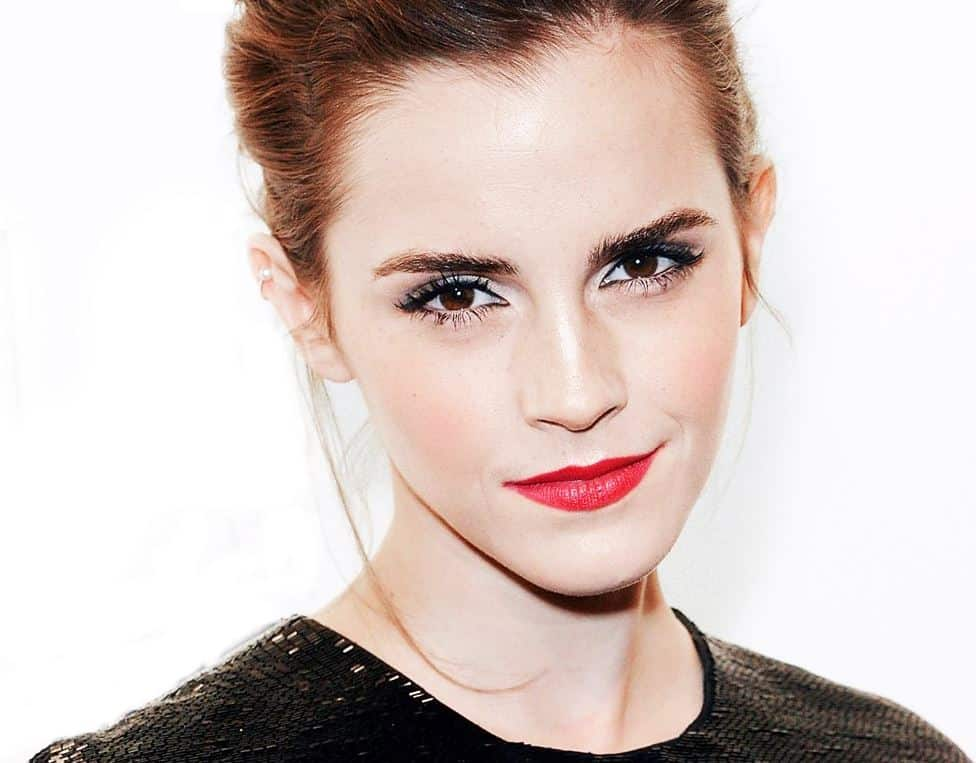
#> input picture examples/opencv-qing-song-ru-men/ch04/lesson2.jpg, 976 x 763 px
$ python 4.10.py
#> lines starting #> are read from the running program, lines starting #| are printed output that depends on the picture; after the words box and inside, x2 and y2 are one past the last pixel; in counts of white or black regions, pixels touching at a corner belong together
# -*- coding: utf-8 -*-
import cv2 as cv

bgr_img = cv.imread('lesson2.jpg')
#> bgr_img is the input picture: shape (763, 976, 3); mean B, G, R 195.5, 199.8, 214.1
hsv_img = cv.cvtColor(bgr_img, cv.COLOR_BGR2HSV)
#> hsv_img: shape (763, 976, 3); mean H, S, V 47.3, 36.2, 215.1

mask = cv.inRange(hsv_img, (5, 25, 0), (170, 166, 255))
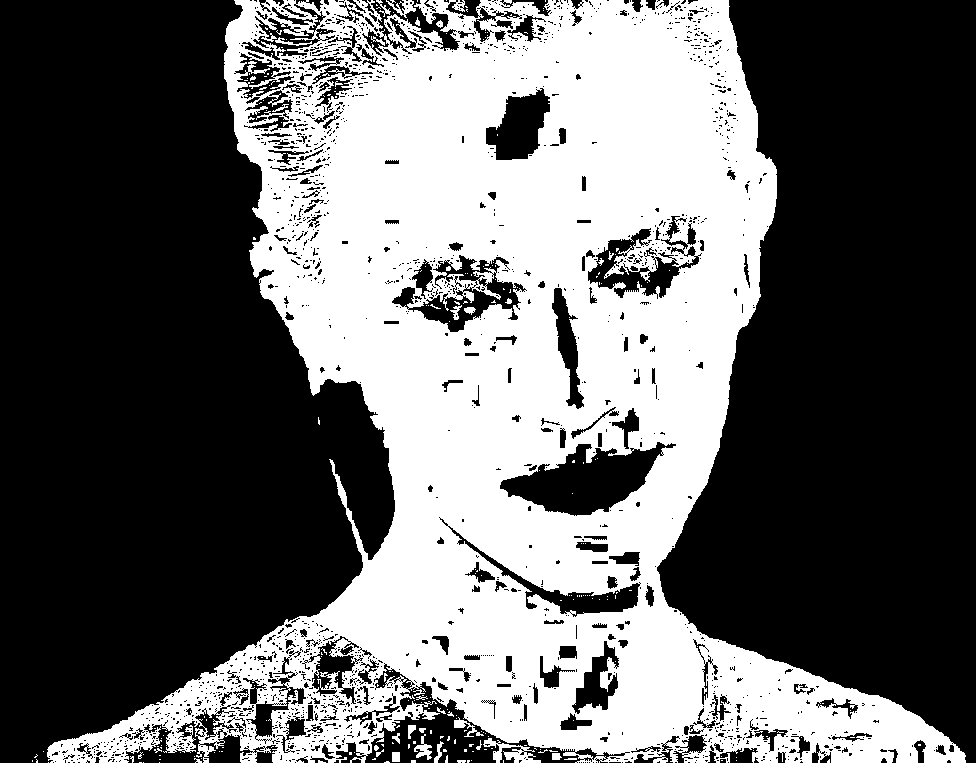
#> mask: shape (763, 976); 40.8% white; 273 white regions (240 under 20 px), largest, box (x1, y1, x2, y2) and area: (47, 0, 966, 763) 300568, (483, 738, 541, 763) 571, (386, 0, 416, 18) 212
roi_img = cv.bitwise_and(bgr_img, bgr_img, mask=mask)
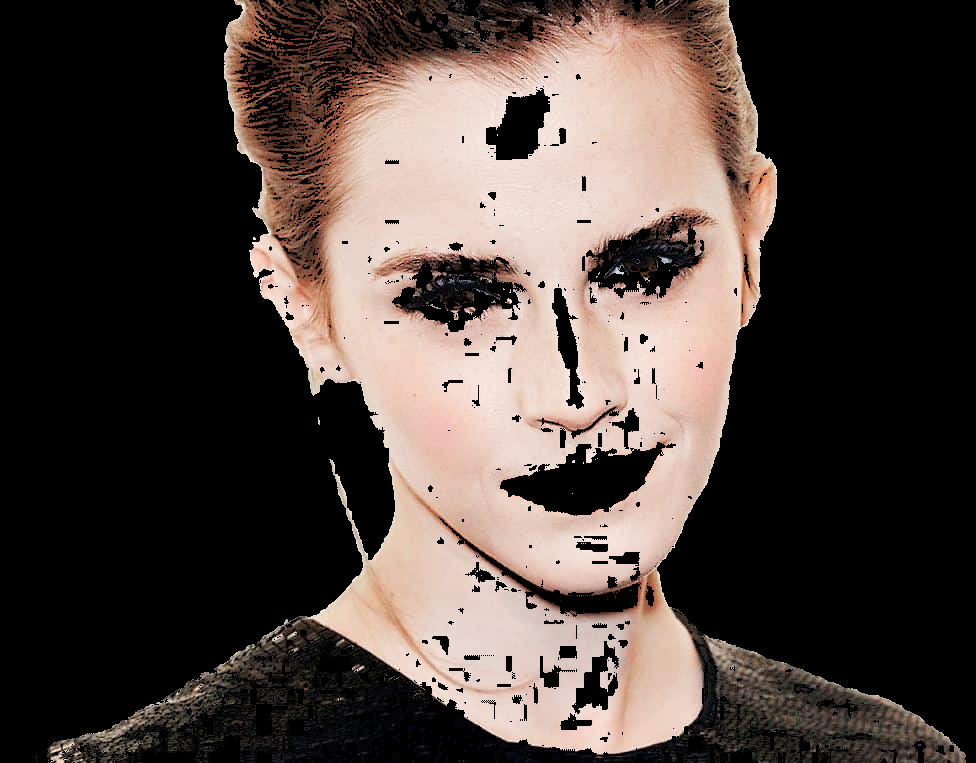
#> roi_img: shape (763, 976, 3); mean B, G, R 60.6, 65.6, 76.9

cv.imshow('bgr', bgr_img)
cv.imshow('roi', roi_img)
cv.waitKey()
cv.destroyAllWindows()

# 运行结果 https://is.gd/GBWvl2
